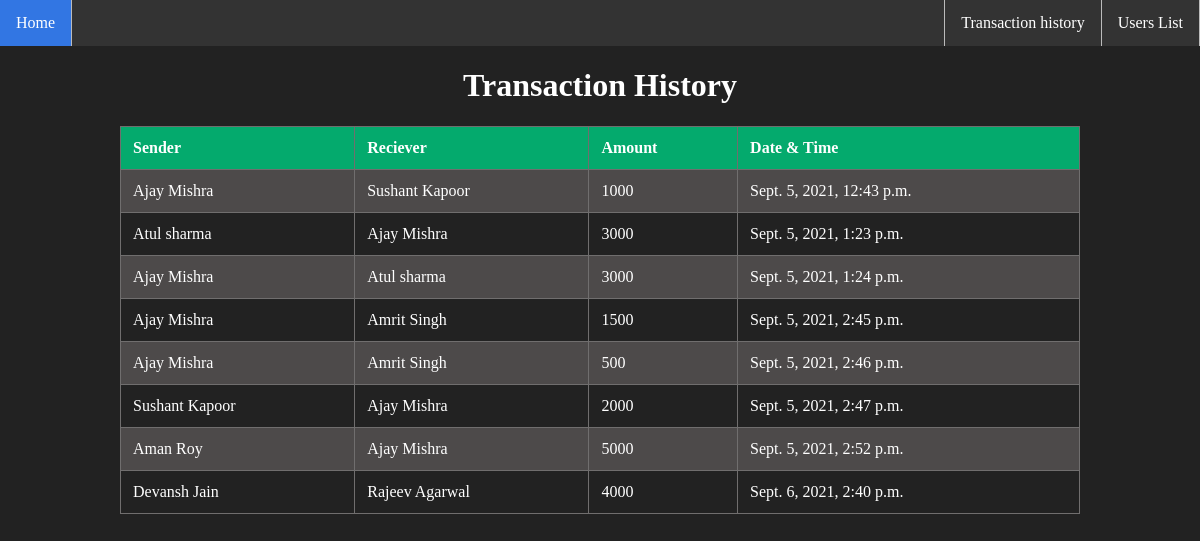
The app's page /transaction/, older data.
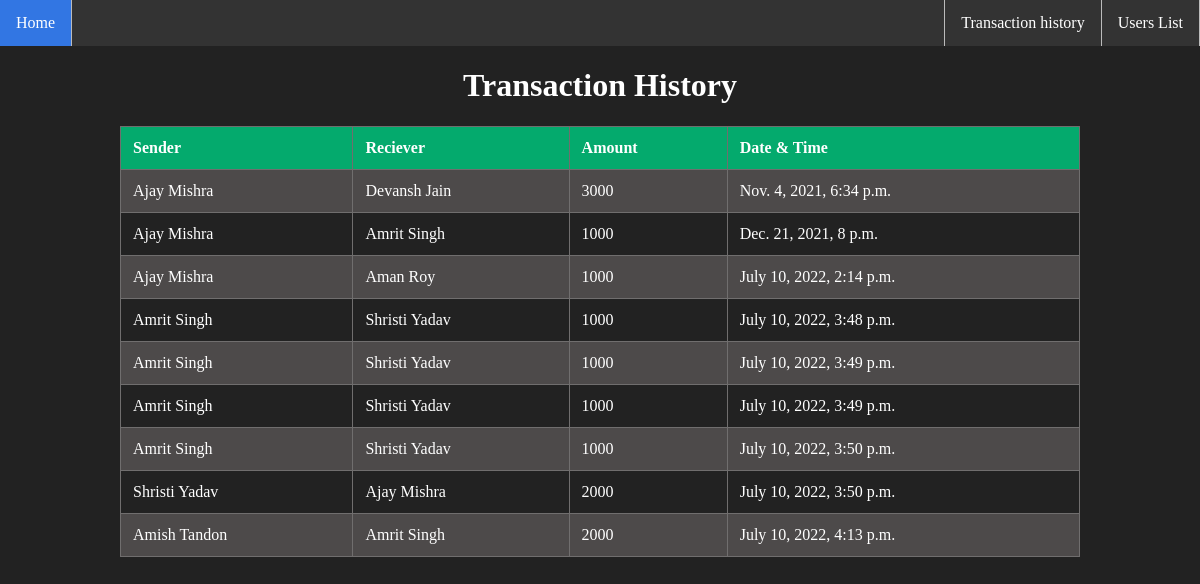
The same page, newer data.
### app/models.py (models this page shows, shortened)
class History(models.Model):
    sendfrom=models.CharField(max_length=25)
    sendto=models.CharField(max_length=25)
    amount=models.CharField(max_length=25)
    date = models.DateTimeField(auto_now_add=True,blank=True)

### app/views.py (the view)
# urls.py: path('transaction/',views.transaction,name="transaction"),
def transaction(request):
    allh=History.objects.all()
    return render(request,"transaction.html",{'allhistory':allh})

### templates/transaction.html
<!DOCTYPE html>
{% extends 'home.html' %}
{% block content %}
<h1 style="text-align:center;">Transaction History</h1>
<div class="userListTable">
<table>
    <tr>
        <th>Sender</th>
        <th>Reciever</th>
        <th>Amount</th>
        <th>Date & Time</th>
    </tr>
    {% for i in allhistory %}
    <tr><td>{{i.sendfrom}}</td><td>{{i.sendto}}</td><td>{{i.amount}}</td><td>{{i.date}}</td></tr>
    {% endfor %}
</table>
</div>
<br><br>
{% endblock %}

### templates/home.html (shortened to what this page needs)
<!DOCTYPE html>
{% load static %}
<html>
    <head>
        <link rel='stylesheet' href="{% static 'style.css' %}" />
    </head>
    <body>
        <div class="mainContainer">
        <ul >
          <li style="height:full;"><a class="active" href="{% url 'app:home' %}" style="height:100%; justify-content: center; align-items: center;">Home</a></li>
          <li style="flex-grow: 1;"></li>
          <li ><a href="{% url 'app:transaction' %}">Transaction history</a></li>
          <li><a href="{% url 'app:userlist' %}">Users List</a></li>
        </ul>
        {% block content %}{% endblock %}
        </div>
    </body>
</html>

### static/style.css (style rules this page uses)
body { margin:0; background-color:#222; color:white; font-family:"Verdana"; }
a { text-decoration:none; }
ul { list-style-type: none; margin: 0; padding: 0; overflow: hidden; background-color: #333; }
li { float: left; border-right:1px solid #bbb; }
li a { display:block; color: white; text-align: center; padding: 14px 16px; text-decoration: none; }
.active { background-color: rgb(50, 118, 227); border-right:none; }
table { border-collapse: collapse; width: 80%; margin:auto; }
th, td { text-align: left; padding: 12px; border:1px solid #706e6e; }
tr:nth-child(even) { background-color: #4d4a4a }
th { background-color: #04AA6D; color: white; }

### templates/home.html (style rules this page uses)
ul { display:flex; }
.mainContainer { display: flex; flex-direction: column; height:screen; }

Row changes from the older to the newer data that the page shows:
removed History: sendfrom "Ajay Mishra", sendto "Sushant Kapoor", amount "1000", date "Sept. 5, 2021, 12:43 p.m."
removed History: sendfrom "Atul sharma", sendto "Ajay Mishra", amount "3000", date "Sept. 5, 2021, 1:23 p.m."
removed History: sendfrom "Ajay Mishra", sendto "Atul sharma", amount "3000", date "Sept. 5, 2021, 1:24 p.m."
removed History: sendfrom "Ajay Mishra", sendto "Amrit Singh", amount "1500", date "Sept. 5, 2021, 2:45 p.m."
removed History: sendfrom "Ajay Mishra", sendto "Amrit Singh", amount "500", date "Sept. 5, 2021, 2:46 p.m."
removed History: sendfrom "Sushant Kapoor", sendto "Ajay Mishra", amount "2000", date "Sept. 5, 2021, 2:47 p.m."
removed History: sendfrom "Aman Roy", sendto "Ajay Mishra", amount "5000", date "Sept. 5, 2021, 2:52 p.m."
removed History: sendfrom "Devansh Jain", sendto "Rajeev Agarwal", amount "4000", date "Sept. 6, 2021, 2:40 p.m."
added History: sendfrom "Ajay Mishra", sendto "Devansh Jain", amount "3000", date "Nov. 4, 2021, 6:34 p.m."
added History: sendfrom "Ajay Mishra", sendto "Amrit Singh", amount "1000", date "Dec. 21, 2021, 8 p.m."
added History: sendfrom "Ajay Mishra", sendto "Aman Roy", amount "1000", date "July 10, 2022, 2:14 p.m."
added History: sendfrom "Amrit Singh", sendto "Shristi Yadav", amount "1000", date "July 10, 2022, 3:48 p.m."
added History: sendfrom "Amrit Singh", sendto "Shristi Yadav", amount "1000", date "July 10, 2022, 3:49 p.m."
added History: sendfrom "Amrit Singh", sendto "Shristi Yadav", amount "1000", date "July 10, 2022, 3:49 p.m."
added History: sendfrom "Amrit Singh", sendto "Shristi Yadav", amount "1000", date "July 10, 2022, 3:50 p.m."
added History: sendfrom "Shristi Yadav", sendto "Ajay Mishra", amount "2000", date "July 10, 2022, 3:50 p.m."
added History: sendfrom "Amish Tandon", sendto "Amrit Singh", amount "2000", date "July 10, 2022, 4:13 p.m."
